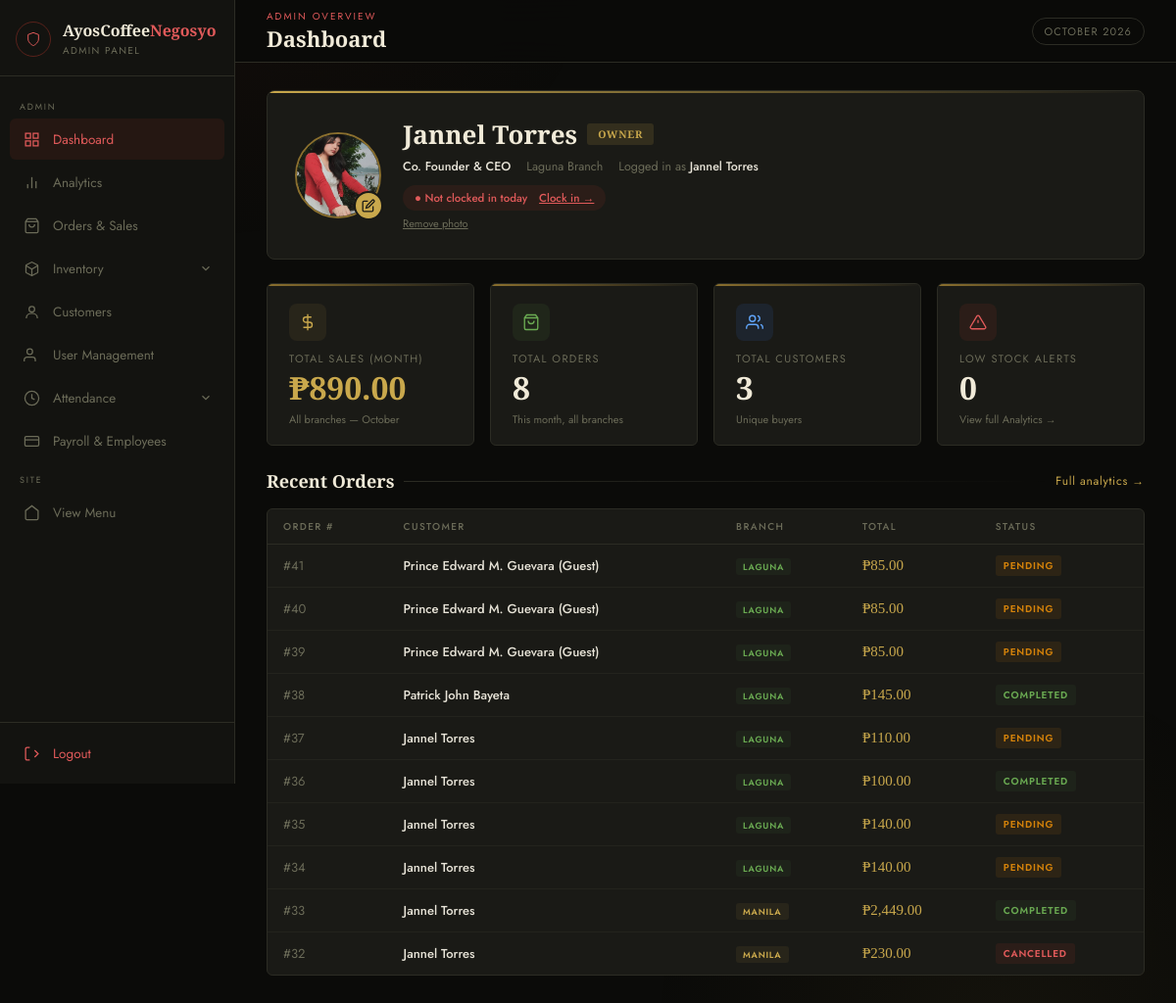
Screenshot of /admin/admin-dashboard.php (signed in) with the database file from the repository.
### tables this page shows
CREATE TABLE `employees` (
  `id` int(11) NOT NULL,
  `admin_id` int(11) DEFAULT NULL,
  `user_id` int(11) DEFAULT NULL,
  `full_name` varchar(150) NOT NULL,
  `role` enum('owner','super_admin','admin','manager','staff') NOT NULL DEFAULT 'staff',
  `position` varchar(100) DEFAULT NULL,
  `branch` varchar(20) DEFAULT 'laguna',
  `pay_type` enum('daily','hourly','monthly') NOT NULL DEFAULT 'daily',
  `rate` decimal(10,2) NOT NULL DEFAULT 0.00,
  `date_hired` date DEFAULT NULL,
  `status` enum('active','inactive') NOT NULL DEFAULT 'active',
  `created_at` timestamp NOT NULL DEFAULT current_timestamp(),
  `updated_at` timestamp NOT NULL DEFAULT current_timestamp() ON UPDATE current_timestamp()
);

CREATE TABLE `orders` (
  `id` int(11) NOT NULL,
  `user_id` int(11) DEFAULT NULL,
  `total` decimal(10,2) DEFAULT NULL,
  `created_at` timestamp NOT NULL DEFAULT current_timestamp(),
  `status` varchar(50) DEFAULT 'pending',
  `notes` text DEFAULT NULL,
  `guest_name` varchar(100) DEFAULT NULL,
  `guest_phone` varchar(20) DEFAULT NULL,
  `guest_gcash` varchar(20) DEFAULT NULL,
  `payment_method` varchar(50) DEFAULT 'cash',
  `branch` varchar(20) DEFAULT 'laguna',
  `receipt_code` varchar(40) DEFAULT NULL,
  `payment_ref` varchar(60) DEFAULT NULL,
  `inventory_deducted` tinyint(1) DEFAULT 0,
  `updated_at` timestamp NOT NULL DEFAULT current_timestamp() ON UPDATE current_timestamp(),
  `order_type` varchar(20) NOT NULL DEFAULT 'pick-up',
  `delivery_address` text DEFAULT NULL,
  `delivery_phone` varchar(20) DEFAULT NULL,
  `delivery_date` date DEFAULT NULL,
  `delivery_time` time DEFAULT NULL,
  `service_type` varchar(20) DEFAULT NULL,
  `delivery_fee` decimal(10,2) NOT NULL DEFAULT 0.00,
  `scheduled_for` datetime DEFAULT NULL,
  `eta_minutes` int(11) DEFAULT NULL,
  `approved_at` datetime DEFAULT NULL,
  `eta_at` datetime DEFAULT NULL,
  `ready_at` datetime DEFAULT NULL,
  `out_for_delivery_at` datetime DEFAULT NULL,
  `completed_at` datetime DEFAULT NULL,
  `dispatched_at` datetime DEFAULT NULL,
  `delivered_at` datetime DEFAULT NULL,
  `rider_name` varchar(100) DEFAULT NULL,
  `prep_minutes` int(11) DEFAULT NULL,
  `accepted_at` datetime DEFAULT NULL,
  `rider_phone` varchar(20) DEFAULT NULL,
  `reject_reason` varchar(255) DEFAULT NULL,
  `track_token` char(16) DEFAULT NULL,
  `cash_tendered` decimal(10,2) DEFAULT NULL
);

### admin/admin-dashboard.php (the view, shortened to what this page needs)
<?php
include 'admin-config.php';
$currentPage = basename($_SERVER['PHP_SELF']);
$isOwner  = ($_SESSION['admin']['role'] ?? '') === 'owner';
$invOpen  = in_array($currentPage, ['admin-inventory.php', 'admin-products.php']);
$attOpen  = in_array($currentPage, ['admin-attendance.php', 'admin-leave-overtime.php']);
$conn->query("ALTER TABLE admins ADD COLUMN IF NOT EXISTS profile_photo TEXT DEFAULT NULL");
$conn->query("ALTER TABLE orders ADD COLUMN IF NOT EXISTS status VARCHAR(50) DEFAULT 'pending'");
$conn->query("ALTER TABLE orders ADD COLUMN IF NOT EXISTS branch VARCHAR(20) DEFAULT 'laguna'");
$conn->query("ALTER TABLE order_items ADD COLUMN IF NOT EXISTS price decimal(10,2) DEFAULT NULL");
$adminId   = (int)($_SESSION['admin']['id'] ?? 0);
$adminRow  = $conn->query("SELECT username, role, profile_photo FROM admins WHERE id = $adminId LIMIT 1")->fetch_assoc();
$adminName = $adminRow['username'] ?? ($_SESSION['admin']['username'] ?? 'Admin');
$adminRole = $adminRow['role'] ?? ($_SESSION['admin']['role'] ?? 'staff');
$adminPhoto = $adminRow['profile_photo'] ?? null;
$roleLabels = ['owner'=>'Owner','super_admin'=>'Super Admin','admin'=>'Admin','manager'=>'Manager','staff'=>'Staff'];
$myEmployee = $conn->query("SELECT position, branch, pay_type, rate FROM employees WHERE admin_id = $adminId LIMIT 1")->fetch_assoc();
$today = date('Y-m-d');
$todayAtt = $conn->query("SELECT clock_in, clock_out FROM attendance WHERE admin_id = $adminId AND type = 'admin' AND date = '$today' LIMIT 1")->fetch_assoc();
$month = (int)date('n');
$year  = (int)date('Y');
$totalSales = $conn->query("
    SELECT COALESCE(SUM(oi.quantity * oi.price), 0) AS total
    FROM orders o JOIN order_items oi ON o.id = oi.order_id
    WHERE MONTH(o.created_at) = $month AND YEAR(o.created_at) = $year AND o.status != 'cancelled'
")->fetch_assoc()['total'] ?? 0;
$totalOrders = $conn->query("
    SELECT COUNT(*) AS cnt FROM orders
    WHERE MONTH(created_at) = $month AND YEAR(created_at) = $year AND status != 'cancelled'
")->fetch_assoc()['cnt'] ?? 0;
$totalCustomers = $conn->query("SELECT COUNT(DISTINCT user_id) AS cnt FROM orders WHERE status != 'cancelled'")->fetch_assoc()['cnt'] ?? 0;
$lowStockCount = $conn->query("SELECT COUNT(*) AS c FROM products WHERE stock <= reorder_level")->fetch_assoc()['c'] ?? 0;
$recentOrders = $conn->query("
    SELECT o.id, o.created_at, o.status, COALESCE(o.total, 0) AS total,
           CASE
               WHEN u.username IS NOT NULL THEN u.username
               WHEN o.guest_name IS NOT NULL AND o.guest_name != '' THEN CONCAT(o.guest_name, ' (Guest)')
               ELSE 'Guest'
           END AS customer,
           COALESCE(o.branch, 'laguna') AS branch
    FROM orders o
    LEFT JOIN users u ON o.user_id = u.id
    ORDER BY o.created_at DESC
    LIMIT 10
")->fetch_all(MYSQLI_ASSOC);
$initials = strtoupper(substr($adminName, 0, 2));
?>
<!DOCTYPE html>
<html lang="en">
<head>
</head>
<body>
<aside id="sidebar">
    <div class="sb-brand">
        <div class="sb-icon"><svg width="16" height="16" viewBox="0 0 24 24" fill="none" stroke="#e05a5a" stroke-width="1.5"><path d="M12 22s8-4 8-10V5l-8-3-8 3v7c0 6 8 10 8 10z"/></svg></div>
        <div><div class="sb-title">AyosCoffee<span>Negosyo</span></div><div class="sb-sub">Admin Panel</div></div>
    </div>
    <nav class="sb-nav">
    <div class="sb-nav-label">Admin</div>
    <a href="admin-dashboard.php" class="nav-item <?= $currentPage === 'admin-dashboard.php' ? 'active' : '' ?>">
        <span class="nav-icon"><svg width="17" height="17" viewBox="0 0 24 24" fill="none" stroke="currentColor" stroke-width="1.8"><rect x="3" y="3" width="7" height="7"/><rect x="14" y="3" width="7" height="7"/><rect x="3" y="14" width="7" height="7"/><rect x="14" y="14" width="7" height="7"/></svg></span>
        Dashboard
    </a>
    <a href="admin-analytics.php" class="nav-item <?= $currentPage === 'admin-analytics.php' ? 'active' : '' ?>">
        <span class="nav-icon"><svg width="17" height="17" viewBox="0 0 24 24" fill="none" stroke="currentColor" stroke-width="1.8"><line x1="18" y1="20" x2="18" y2="10"/><line x1="12" y1="20" x2="12" y2="4"/><line x1="6" y1="20" x2="6" y2="14"/></svg></span>
        Analytics
    </a>
    <a href="admin-orders.php" class="nav-item <?= $currentPage === 'admin-orders.php' ? 'active' : '' ?>">
        <span class="nav-icon"><svg width="17" height="17" viewBox="0 0 24 24" fill="none" stroke="currentColor" stroke-width="1.8"><path d="M6 2 3 6v14a2 2 0 0 0 2 2h14a2 2 0 0 0 2-2V6l-3-4z"/><line x1="3" y1="6" x2="21" y2="6"/><path d="M16 10a4 4 0 0 1-8 0"/></svg></span>
        Orders & Sales
    </a>
    <div class="nav-group <?= $invOpen ? 'open has-active' : '' ?>">
        <button type="button" class="nav-item nav-toggle" aria-expanded="<?= $invOpen ? 'true' : 'false' ?>">
            <span class="nav-icon"></span>
            Inventory
            <span class="nav-chevron"><svg width="14" height="14" viewBox="0 0 24 24" fill="none" stroke="currentColor" stroke-width="2"><polyline points="6 9 12 15 18 9"/></svg></span>
        </button>
    </div>
    <a href="admin-customers.php" class="nav-item <?= $currentPage === 'admin-customers.php' ? 'active' : '' ?>">
        <span class="nav-icon"><svg width="17" height="17" viewBox="0 0 24 24" fill="none" stroke="currentColor" stroke-width="1.8"><circle cx="12" cy="8" r="4"/><path d="M4 21c0-4 3.5-7 8-7s8 3 8 7"/></svg></span>
        Customers
    </a>
    <a href="admin-users.php" class="nav-item <?= $currentPage === 'admin-users.php' ? 'active' : '' ?>">
        <span class="nav-icon"><svg width="17" height="17" viewBox="0 0 24 24" fill="none" stroke="currentColor" stroke-width="1.8"><path d="M17 21v-2a4 4 0 0 0-4-4H5a4 4 0 0 0-4 4v2"/><circle cx="9" cy="7" r="4"/></svg></span>
        User Management
    </a>
    <div class="nav-group <?= $attOpen ? 'open has-active' : '' ?>">
        <button type="button" class="nav-item nav-toggle" aria-expanded="<?= $attOpen ? 'true' : 'false' ?>">
            <span class="nav-icon"><svg width="17" height="17" viewBox="0 0 24 24" fill="none" stroke="currentColor" stroke-width="1.8"><circle cx="12" cy="12" r="10"/><polyline points="12 6 12 12 16 14"/></svg></span>
            Attendance
            <span class="nav-chevron"><svg width="14" height="14" viewBox="0 0 24 24" fill="none" stroke="currentColor" stroke-width="2"><polyline points="6 9 12 15 18 9"/></svg></span>
        </button>
    </div>
    <?php if ($isOwner): ?>
    <a href="admin-payroll.php" class="nav-item <?= $currentPage === 'admin-payroll.php' ? 'active' : '' ?>">
        <span class="nav-icon"><svg width="17" height="17" viewBox="0 0 24 24" fill="none" stroke="currentColor" stroke-width="1.8"><rect x="2" y="5" width="20" height="14" rx="2"/><line x1="2" y1="10" x2="22" y2="10"/></svg></span>
        Payroll & Employees
    </a>
    <?php endif; ?>
    <div class="sb-nav-label">Site</div>
    <a href="../order-type.php" class="nav-item" target="_blank">
        <span class="nav-icon"><svg width="17" height="17" viewBox="0 0 24 24" fill="none" stroke="currentColor" stroke-width="1.8"><path d="M3 9l9-7 9 7v11a2 2 0 0 1-2 2H5a2 2 0 0 1-2-2z"/></svg></span>
        View Menu
    </a>
    </nav>
    <div class="sb-footer">
        <a href="admin-logout.php" class="nav-item logout">
            <span class="nav-icon"><svg width="17" height="17" viewBox="0 0 24 24" fill="none" stroke="currentColor" stroke-width="1.8"><path d="M9 21H5a2 2 0 0 1-2-2V5a2 2 0 0 1 2-2h4"/><polyline points="16 17 21 12 16 7"/></svg></span>
            Logout
        </a>
    </div>
</aside>
<div id="mainContent">
    <div class="topbar">
        <div>
            <div class="topbar-sub">Admin Overview</div>
            <div class="topbar-title">Dashboard</div>
        </div>
        <div class="topbar-right">
            <div class="topbar-period"><?= date('F Y') ?></div>
        </div>
    </div>
    <div class="dash-body">
        <div class="profile-card">
            <div class="avatar-wrap">
                <?php if ($adminPhoto): ?>
                    <img src="<?= htmlspecialchars($adminPhoto) ?>" class="avatar-img" id="avatarImg" alt="Profile photo">
                <?php else: ?>
                    <div class="avatar-placeholder" id="avatarPlaceholder"><?= htmlspecialchars($initials) ?></div>
                    <img src="" class="avatar-img" id="avatarImg" alt="Profile photo" style="display:none">
                <?php endif; ?>
                <label class="avatar-edit-btn" title="Change profile photo">
                    <svg width="14" height="14" viewBox="0 0 24 24" fill="none" stroke="currentColor" stroke-width="2.2"><path d="M11 4H4a2 2 0 0 0-2 2v14a2 2 0 0 0 2 2h14a2 2 0 0 0 2-2v-7"/><path d="M18.5 2.5a2.121 2.121 0 0 1 3 3L12 15l-4 1 1-4 9.5-9.5z"/></svg>
                </label>
            </div>
            <div class="profile-info">
                <div class="profile-name">
                    <?= htmlspecialchars($adminName) ?>
                    <span class="role-pill <?= $adminRole ?>"><?= $roleLabels[$adminRole] ?? $adminRole ?></span>
                </div>
                <div class="profile-meta">
                    <?php if (!empty($myEmployee['position'])): ?><span><strong><?= htmlspecialchars($myEmployee['position']) ?></strong></span><?php endif; ?>
                    <?php if (!empty($myEmployee['branch'])): ?><span><?= ucfirst($myEmployee['branch']) ?> Branch</span><?php endif; ?>
                    <span>Logged in as <strong><?= htmlspecialchars($adminName) ?></strong></span>
                </div>
                <div class="profile-shift-status">
                    <?php if (!$todayAtt): ?>
                        <span class="shift-badge none">● Not clocked in today <a href="admin-attendance.php">Clock in →</a></span>
                    <?php elseif ($todayAtt['clock_in'] && !$todayAtt['clock_out']): ?>
                        <span class="shift-badge in">● Clocked in since <?= date('h:i A', strtotime($todayAtt['clock_in'])) ?> <a href="admin-attendance.php">View →</a></span>
                    <?php else: ?>
                        <span class="shift-badge out">✓ Shift completed today <a href="admin-attendance.php">View →</a></span>
                    <?php endif; ?>
                </div>
                <?php if ($adminPhoto): ?>
                <span class="remove-photo-link" onclick="removePhoto()">Remove photo</span>
                <?php endif; ?>
            </div>
        </div>
        <div class="stat-row">
            <div class="stat-card">
                <div class="stat-icon"><svg width="18" height="18" viewBox="0 0 24 24" fill="none" stroke="#c9a84c" stroke-width="1.8"><line x1="12" y1="1" x2="12" y2="23"/><path d="M17 5H9.5a3.5 3.5 0 0 0 0 7h5a3.5 3.5 0 0 1 0 7H6"/></svg></div>
                <div class="stat-label">Total Sales (Month)</div>
                <div class="stat-value gold">₱<?= number_format($totalSales, 2) ?></div>
                <div class="stat-sub">All branches — <?= date('F') ?></div>
            </div>
            <div class="stat-card">
                <div class="stat-icon green-bg"><svg width="18" height="18" viewBox="0 0 24 24" fill="none" stroke="#6aaa52" stroke-width="1.8"><path d="M6 2 3 6v14a2 2 0 0 0 2 2h14a2 2 0 0 0 2-2V6l-3-4z"/><line x1="3" y1="6" x2="21" y2="6"/><path d="M16 10a4 4 0 0 1-8 0"/></svg></div>
                <div class="stat-label">Total Orders</div>
                <div class="stat-value"><?= number_format($totalOrders) ?></div>
                <div class="stat-sub">This month, all branches</div>
            </div>
            <div class="stat-card">
                <div class="stat-icon blue-bg"><svg width="18" height="18" viewBox="0 0 24 24" fill="none" stroke="#60a5fa" stroke-width="1.8"><path d="M17 21v-2a4 4 0 0 0-4-4H5a4 4 0 0 0-4 4v2"/><circle cx="9" cy="7" r="4"/><path d="M23 21v-2a4 4 0 0 0-3-3.87"/><path d="M16 3.13a4 4 0 0 1 0 7.75"/></svg></div>
                <div class="stat-label">Total Customers</div>
                <div class="stat-value"><?= number_format($totalCustomers) ?></div>
                <div class="stat-sub">Unique buyers</div>
            </div>
            <a href="admin-analytics.php" class="stat-card link">
                <div class="stat-icon red-bg"><svg width="18" height="18" viewBox="0 0 24 24" fill="none" stroke="#e05a5a" stroke-width="1.8"><path d="M10.29 3.86L1.82 18a2 2 0 0 0 1.71 3h16.94a2 2 0 0 0 1.71-3L13.71 3.86a2 2 0 0 0-3.42 0z"/><line x1="12" y1="9" x2="12" y2="13"/><line x1="12" y1="17" x2="12.01" y2="17"/></svg></div>
                <div class="stat-label">Low Stock Alerts</div>
                <div class="stat-value" style="color:<?= $lowStockCount > 0 ? '#e05a5a' : 'var(--cream)' ?>"><?= $lowStockCount ?></div>
                <div class="stat-sub">View full Analytics →</div>
            </a>
        </div>
        <div>
            <div class="section-hd">
                <div class="section-title">Recent Orders</div>
                <div class="section-hd-line"></div>
                <a href="admin-analytics.php" class="section-link">Full analytics →</a>
            </div>
            <div class="table-card">
                <table>
                    <thead><tr><th>Order #</th><th>Customer</th><th>Branch</th><th>Total</th><th>Status</th></tr></thead>
                    <tbody>
                    <?php if (empty($recentOrders)): ?>
                        <tr class="empty-row"><td colspan="5">No orders yet.</td></tr>
                    <?php else: foreach ($recentOrders as $o): ?>
                        <tr>
                            <td style="color:var(--muted)">#<?= $o['id'] ?></td>
                            <td style="font-weight:500"><?= htmlspecialchars($o['customer'] ?? 'Guest') ?></td>
                            <td><span class="branch-pill <?= $o['branch'] ?? 'laguna' ?>"><?= ucfirst($o['branch'] ?? 'laguna') ?></span></td>
                            <td style="color:var(--gold);font-family:'Cormorant Garamond',serif;font-size:15px">₱<?= number_format($o['total'], 2) ?></td>
                            <td><span class="order-status <?= htmlspecialchars($o['status']) ?>"><?= ucfirst($o['status']) ?></span></td>
                        </tr>
                    <?php endforeach; endif; ?>
                    </tbody>
                </table>
            </div>
        </div>
    </div>
</div>
</body>
</html>

### rows the page displays
employees: position "Co. Founder & CEO", branch "Laguna"
orders: id "41", customer "Prince Edward M. Guevara (Guest)", branch "LAGUNA", total "85.00", status "PENDING"
orders: id "40", customer "Prince Edward M. Guevara (Guest)", branch "LAGUNA", total "85.00", status "PENDING"
orders: id "39", customer "Prince Edward M. Guevara (Guest)", branch "LAGUNA", total "85.00", status "PENDING"
orders: id "38", customer "Patrick John Bayeta", branch "LAGUNA", total "145.00", status "COMPLETED"
orders: id "37", customer "Jannel Torres", branch "LAGUNA", total "110.00", status "PENDING"
orders: id "36", customer "Jannel Torres", branch "LAGUNA", total "100.00", status "COMPLETED"
orders: id "35", customer "Jannel Torres", branch "LAGUNA", total "140.00", status "PENDING"
orders: id "34", customer "Jannel Torres", branch "LAGUNA", total "140.00", status "PENDING"
orders: id "33", customer "Jannel Torres", branch "MANILA", total "2,449.00", status "COMPLETED"
orders: id "32", customer "Jannel Torres", branch "MANILA", total "230.00", status "CANCELLED"

### other values shown
$adminName "Jannel Torres"
$roleLabels[$adminRole] "OWNER"
$totalSales "890.00"
$totalOrders "8"
$totalCustomers "3"
$lowStockCount "0"
